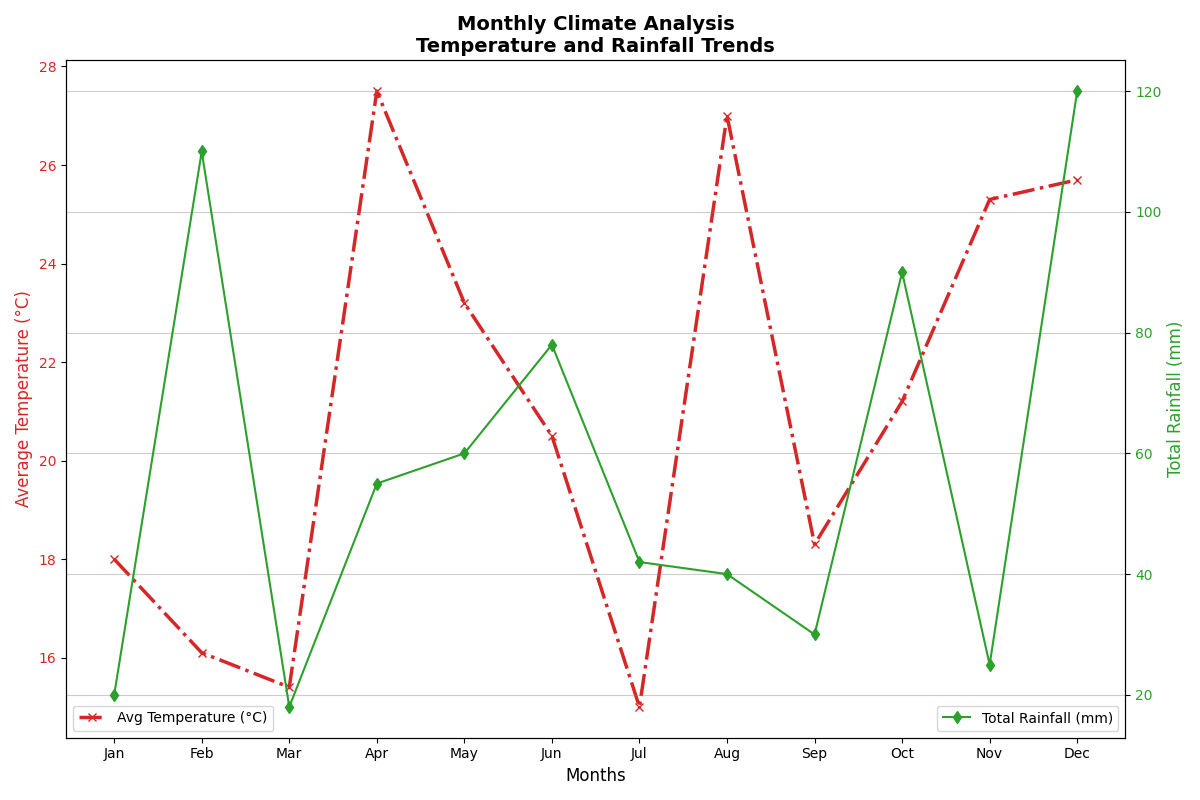

Source code (Python):
import matplotlib.pyplot as plt
import numpy as np

months = ["Jan", "Feb", "Mar", "Apr", "May", "Jun", "Jul", "Aug", "Sep", "Oct", "Nov", "Dec"]
temperatures = [18.0, 16.1, 15.4, 27.5, 23.2, 20.5, 15.0, 27.0, 18.3, 21.2, 25.3, 25.7]
rainfall = [20, 110, 18, 55, 60, 78, 42, 40, 30, 90, 25, 120]

fig, ax1 = plt.subplots(figsize=(12, 8))

# Changed the line style and marker of the temperature line
ax1.plot(months, temperatures, color='tab:red', marker='x', linestyle='-.', linewidth=2.5, label='Avg Temperature (°C)')
ax1.set_xlabel('Months', fontsize=12)
ax1.set_ylabel('Average Temperature (°C)', fontsize=12, color='tab:red')
ax1.tick_params(axis='y', labelcolor='tab:red')

# Removing grid for the first y-axis
# ax1.grid(axis='y', linestyle='--', color='grey', alpha=0.6)

ax2 = ax1.twinx()

# Changed the line style and marker of the rainfall line
ax2.plot(months, rainfall, color='tab:green', marker='d', linestyle='-', linewidth=1.5, label='Total Rainfall (mm)')
ax2.set_ylabel('Total Rainfall (mm)', fontsize=12, color='tab:green')
ax2.tick_params(axis='y', labelcolor='tab:green')

# Added grid for the second y-axis
ax2.grid(axis='y', linestyle='-', color='gray', alpha=0.4)

plt.title("Monthly Climate Analysis\nTemperature and Rainfall Trends", fontsize=14, fontweight='bold')

# Changed legend positions
ax1.legend(loc='lower left')
ax2.legend(loc='lower right')

plt.tight_layout()
plt.show()
